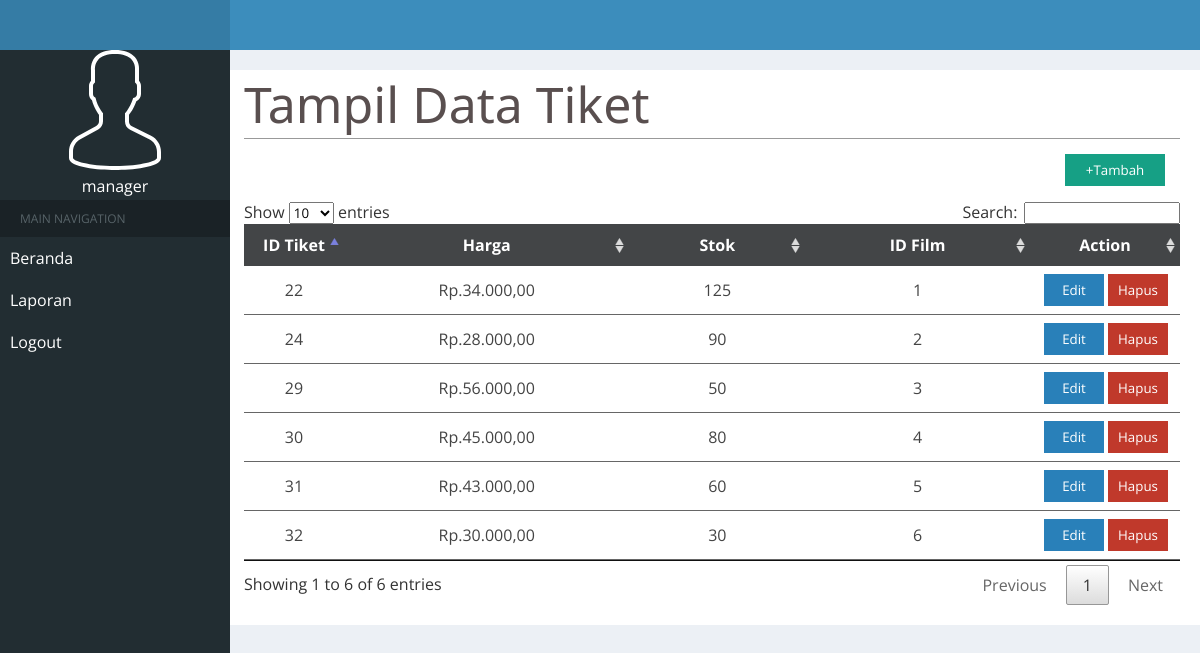
Page /admin/index.php?p=tmp_tiket (signed in) on the committed database.
### tables this page shows
CREATE TABLE `tiket` (
  `id_tiket` int(11) NOT NULL,
  `harga` varchar(255) NOT NULL,
  `stok` int(11) NOT NULL,
  `id_film` varchar(11) NOT NULL
);

### config/crud.php (called while the page is built, shortened)
<?php
	class proses{
		function __construct(){
			$server = "localhost";
			$user	= "root";
			$pass	= "";
			$db		= "db_bioskop";
			$this->con = new PDO("mysql:host=$server;dbname=$db",$user,$pass);
		}
		function tampil($select,$tabel,$property){
			$qw	= "SELECT $select FROM $tabel $property";
			$tam	= $this->con->query($qw);
			return $tam;
		}
	}
	$proses = new proses;
 ?>

### admin/views/tmp_tiket.php (the view, shortened to what this page needs)
<?php include "../config/crud.php"; ?>
<h1>Tampil Data Tiket</h1>
<button id="btn-tambah" onclick="thickbox('views/thickbox/input_tiket.php','show')">+Tambah</button>
<table id="table">
	<thead>
		<tr>
			<th>ID Tiket</th>
			<th>Harga</th>
			<th>Stok</th>
			<th>ID Film</th>
			<th>Action</th>
		</tr>
	</thead>
	<tbody>
	<?php
		$sql = $proses->tampil("*","tiket","");
		foreach ($sql as $data) {
	 ?>
		<tr>
			<td width="80"><?php echo $data[0]; ?></td>
			<td>Rp.<?php echo number_format($data[1],2,",","."); ?></td>
			<td><?php echo $data[2]; ?></td>
			<td><?php echo $data[3]; ?></td>
			<td width="130">
				<button id="btn-hapus" onclick="h_tiket('<?php echo $data[0]; ?>')">Hapus</button>
				<button id="btn-edit" onclick="edit_tiket('<?php echo $data[0]; ?>')">Edit</button>
			</td>
		</tr>
	<?php } ?>
	</tbody>
</table>

### admin/assets/css/back-end.css (style rules this page uses)
* { font-family: open sans; margin:0px; padding: 0px; }
html,body { width: 100%; height: 100%; background-color: #ecf0f5; }
.content h1 { width: 100%; font-family: segoe ui; border-bottom: 1px solid #999999; font-weight: 100; color: #594f4f; font-size: 50px; }
#table { width: 100%; color: #444; text-align: center; }
#table th { background-color: #434547; color: #ffffff; border:none; }
#table td { border-bottom: 1px solid #666; }
#btn-hapus { width: 60px; padding:6px 0px ; color: #fff; float: right; margin: 0px 2px; cursor: pointer; border: 1px solid #c0392b; background-color: #c0392b; -webkit-transition:all 0.3s; }
#btn-tambah { width: 100px; padding:6px 0px; float: right; margin:15px; border:1px solid #16a085; background-color: #16a085; color: #fff; cursor: pointer; -webkit-transition:all 0.3s; }
#btn-edit { width: 60px ; padding: 6px 0px; float: right; cursor: pointer; color: #fff; margin:0px 2px; background-color: #2980b9; border: 1px solid #2980b9; -webkit-transition:all 0.3s; }

### rows in the picture
tiket: id_tiket "22", harga "34.000,00", stok "125", id_film "1"
tiket: id_tiket "24", harga "28.000,00", stok "90", id_film "2"
tiket: id_tiket "29", harga "56.000,00", stok "50", id_film "3"
tiket: id_tiket "30", harga "45.000,00", stok "80", id_film "4"
tiket: id_tiket "31", harga "43.000,00", stok "60", id_film "5"
tiket: id_tiket "32", harga "30.000,00", stok "30", id_film "6"

### other values in the picture
$_SESSION['level'] "manager"
